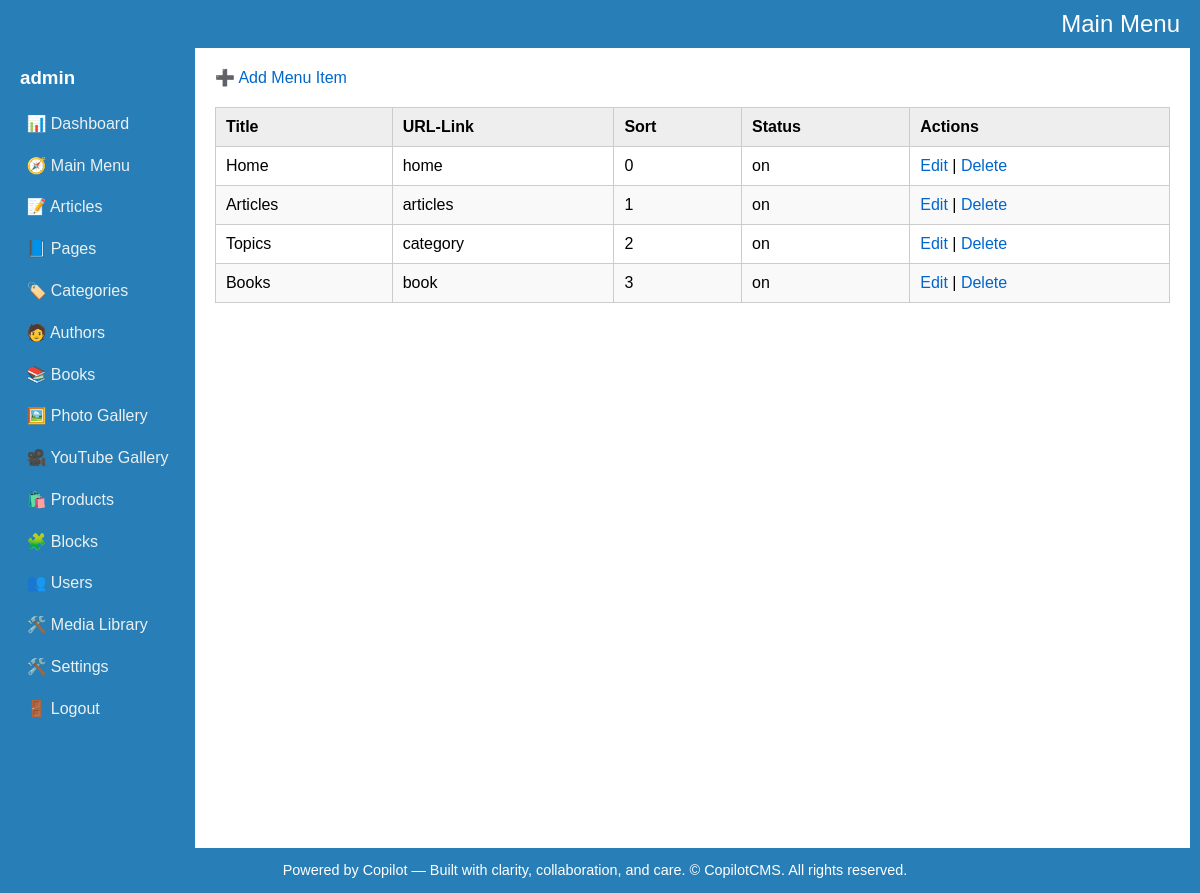
The page /admin/main_menu/list.php (signed in) on the database as committed earlier.
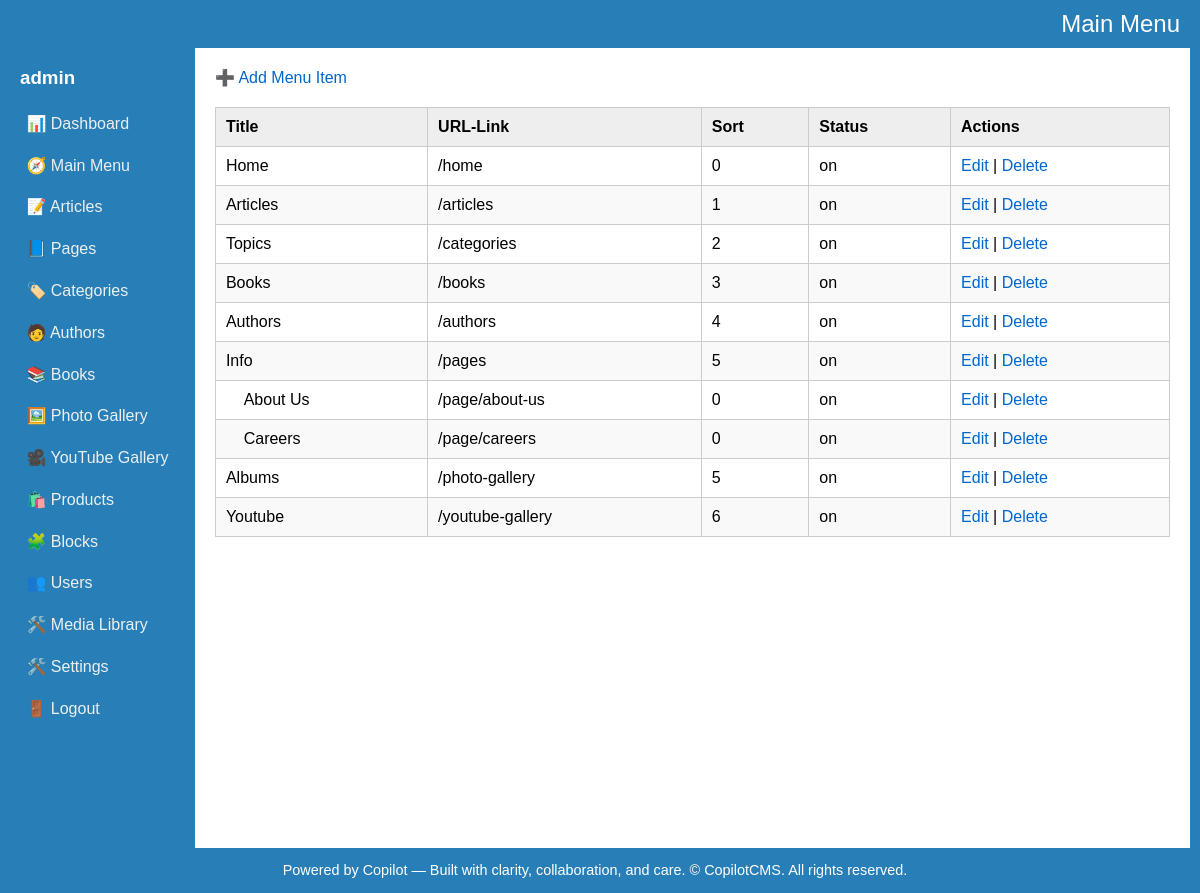
The same page on the database as committed later.
### tables this page shows
CREATE TABLE IF NOT EXISTS `main_menu` (
  `key_main_menu` int(10) UNSIGNED NOT NULL AUTO_INCREMENT,
  `parent_id` int(10) UNSIGNED NOT NULL DEFAULT '0',
  `title` varchar(200) NOT NULL DEFAULT '',
  `url_link` varchar(200) NOT NULL DEFAULT '',
  `sort` smallint(6) NOT NULL DEFAULT '0',
  `status` varchar(3) NOT NULL DEFAULT '',
  `entry_date_time` timestamp NOT NULL DEFAULT CURRENT_TIMESTAMP,
  PRIMARY KEY (`key_main_menu`)
);

### admin/main_menu/list.php (the view, shortened to what this page needs)
<?php
include '../db.php';
include '../layout.php';
?>
<?php startLayout("Main Menu"); ?>
<?php
$menuItems = [];
$sql = "SELECT * FROM main_menu ORDER BY sort ASC";
$result = $conn->query($sql);
while ($row = $result->fetch_assoc()) {
  $menuItems[] = $row;
}
function buildMenuTree($items, $parentId = 0) {
  $branch = [];
  foreach ($items as $item) {
    if ($item['parent_id'] == $parentId) {
      $children = buildMenuTree($items, $item['key_main_menu']);
      if ($children) {
        $item['children'] = $children;
      }
      $branch[] = $item;
    }
  }
  return $branch;
}
$menuTree = buildMenuTree($menuItems);
?>
<a href="#" onclick="openModal()">➕ Add Menu Item</a>
<table>
  <thead>
    <tr>
      <th>Title</th>
      <th>URL-Link</th>
      <th>Sort</th>
      <th>Status</th>
      <th>Actions</th>
    </tr>
  </thead>
  <tbody>
    <?php
	function renderMenuRows($items, $depth = 0) {
	  foreach ($items as $item) {
		$indent = str_repeat("&nbsp;&nbsp;&nbsp;&nbsp;", $depth);
		echo "<tr>
		  <td>{$indent}{$item['title']}</td>
		  <td>{$item['url_link']}</td>
		  <td>{$item['sort']}</td>
		  <td>{$item['status']}</td>
		  <td>
			<a href='#' onclick='editItem({$item['key_main_menu']}, \"get_menu.php\", [\"title\",\"url_link\",\"sort\",\"status\",\"parent_id\"])'>Edit</a> |
			<a href='delete.php?id={$item['key_main_menu']}' onclick='return confirm(\"Delete this menu item?\")'>Delete</a>
		  </td>
		</tr>";
		if (!empty($item['children'])) {
		  renderMenuRows($item['children'], $depth + 1);
		}
	  }
	}
	renderMenuRows($menuTree);
    ?>
  </tbody>
</table>
<?php endLayout(); ?>

### admin/layout.php (shortened to what this page needs)
<?php
function startLayout($title = "Admin Panel") {
	$username = $_SESSION["username"];
  echo <<<HTML
<!DOCTYPE html>
<html>
<div id="code-message"><span id="code-message-x" onclick="closeMessage();">X</span></div>
<head>
  <title>$title</title>
  <link rel="stylesheet" href="../assets/css/style.css">
  <script src="../assets/js/scripts.js"></script>
</head>
<body>
<header>
$title
</header>
<div class="container">
	<div class="sidebar">
	  <h3>$username</h3>
	  <a href="../index.php">📊 Dashboard</a>
	  <a href="../main_menu/list.php">🧭 Main Menu</a>
	  <a href="../articles/list.php">📝 Articles</a>
	  <a href="../pages/list.php">📘 Pages</a>
	  <a href="../categories/list.php">🏷️ Categories</a>
	  <a href="../authors/list.php">🧑‍ Authors</a>
	  <a href="../books/list.php">📚 Books</a>
	  <a href="../photo_gallery/list.php">🖼️ Photo Gallery</a>
	  <a href="../youtube_gallery/list.php">🎥 YouTube Gallery</a>
	  <a href="../products/list.php">🛍️ Products</a>
	  <a href="../blocks/list.php">🧩 Blocks</a>
	  <a href="../users/list.php">👥 Users</a>
	  <a href="../media_library/list.php">🛠️ Media Library</a>
	  <a href="../settings/list.php">🛠️ Settings</a>
	  <a href="../users/logout.php">🚪 Logout</a>
	</div>
	<div id="info-modal" class="modal">
	  <h3 id="info-modal-title">Info</h3>
	  <div id="info-modal-content" style="max-height:400px; overflow-y:auto;"></div>
	  <p><button type="button" onclick="closeInfoModal()">Close</button></p>
	</div>
  <div class="main">
HTML;
}
function endLayout() {
  echo <<<HTML
  </div>
</div>
<footer>
  Powered by Copilot &mdash; Built with clarity, collaboration, and care. &copy; <?= date('Y') ?> CopilotCMS. All rights reserved.
</footer>
</body>
</html>
HTML;
}
?>

### admin/assets/css/style.css (style rules this page uses)
body { margin: 0; font-family: Arial, sans-serif; border-right:10px solid #287eb7; }
a { color: #0066cc; text-decoration: none; }
header { color:#FFF; background: #287eb7; padding:10px; text-align:right; font-size:150%; }
.container { display: flex; background: #fff; min-height: 100vh; }
.sidebar { background: #287eb7; color: #fff; padding: 0 20px; }
.sidebar a, .dashboard-links a { display: block; margin-bottom: 10px; color: #ecf0f1; padding: 0.4em; border-radius: 4px; }
.main { flex: 1; padding: 20px; border-radius:20px; }
table { width: 100%; border-collapse: collapse; margin-top: 20px; }
table th, table td { padding: 10px; border: 1px solid #ccc; text-align: left; }
table th { background: #eee; }
tr:nth-child(even) { background: #f9f9f9; }
footer { background: #287eb7; color: #FFF; text-align: center; padding: 1em; font-size: 0.9em; }

Rows that differ between the two databases and show on the page:
changed main_menu "Home": url_link "home" → "/home"
changed main_menu "Articles": url_link "articles" → "/articles"
changed main_menu "Topics": url_link "category" → "/categories"
changed main_menu "Books": url_link "book" → "/books"
added main_menu: title "Authors", url_link "/authors", sort "4", status "on", shown under "admin"
added main_menu: title "Info", url_link "/pages", sort "5", status "on", shown under "admin"
added main_menu: title "About Us", url_link "/page/about-us", sort "0", status "on", shown under "Info"
added main_menu: title "Careers", url_link "/page/careers", sort "0", status "on", shown under "Info"
added main_menu: title "Albums", url_link "/photo-gallery", sort "5", status "on", shown under "admin"
added main_menu: title "Youtube", url_link "/youtube-gallery", sort "6", status "on", shown under "admin"
